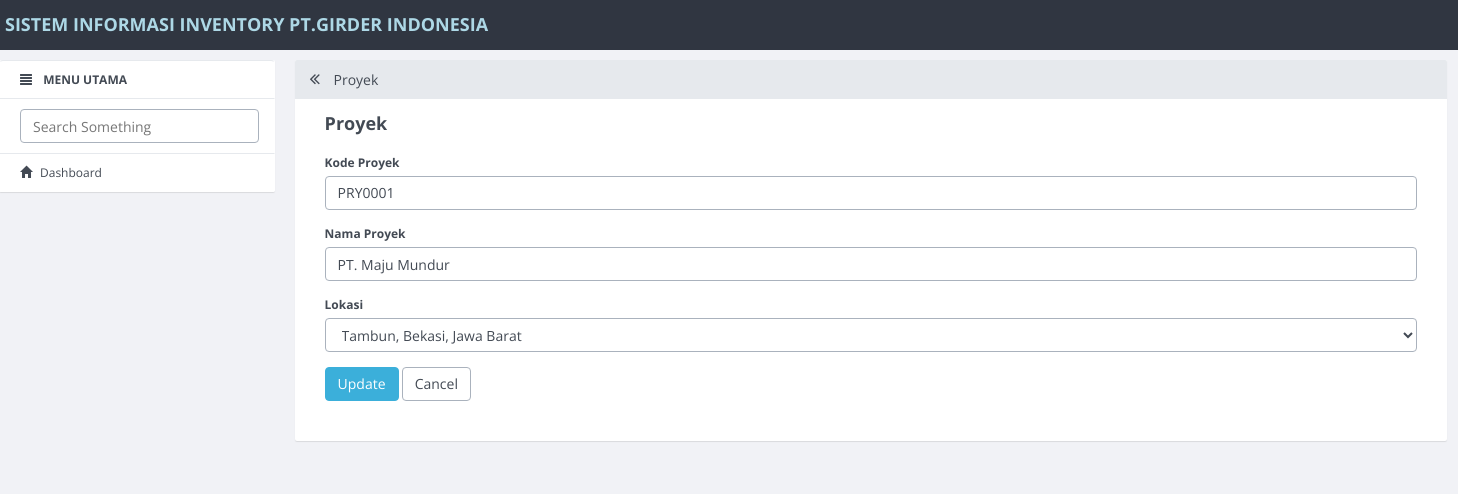
The page /proyek/update/5.html on the database its author committed.
### tables this page shows
CREATE TABLE `proyek` (
  `id_proyek` int(11) NOT NULL,
  `kd_proyek` varchar(225) NOT NULL,
  `nama_proyek` varchar(225) NOT NULL,
  `lokasi` varchar(225) NOT NULL,
  `luas_tanah` varchar(225) NOT NULL
);

### application/controllers/Proyek.php (called while the page is built, shortened)
<?php
class Proyek extends CI_Controller
{
  function __construct()
  {
    $this->load->model('Proyek_model');
    $this->load->model('No_urut');
    $this->load->library('form_validation');
  }
  public function update($id)
  {
    $row = $this->Proyek_model->get_by_id($id);
    if ($row) {
      $data = array(
        'button' => 'Update',
        'action' => site_url('proyek/update_action'),
        'id_proyek' => set_value('id_proyek', $row->id_proyek),
        'kd_proyek' => set_value('kd_proyek', $row->kd_proyek),
        'nama_proyek' => set_value('nama_proyek', $row->nama_proyek),
        'lokasi' => set_value('lokasi', $row->lokasi),
        'konten' => 'proyek/proyek_form',
        'judul' => 'Proyek',
      );
      $this->load->view('v_index', $data);
    } else {
      $this->session->set_flashdata('message', 'Record Not Found');
      redirect(site_url('proyek'));
    }
  }
}

### index.php (called while the page is built, shortened)
<?php
require_once BASEPATH.'core/CodeIgniter.php';

### application/models/Proyek_model.php (called while the page is built, shortened)
<?php
class Proyek_model extends CI_Model
{
  public $table = 'proyek';
  public $id = 'id_proyek';
  function get_by_id($id)
  {
    $this->db->where($this->id, $id);
    return $this->db->get($this->table)->row();
  }
}

### application/views/proyek/proyek_form.php (the view, shortened to what this page needs)
<form action="<?php echo $action; ?>" method="post" enctype="multipart/form-data">
    <div class="form-group">
        <label for="varchar">Kode Proyek <?php echo form_error('kd_proyek') ?></label>
        <input type="text" class="form-control" name="kd_proyek" id="kd_proyek" placeholder="Kode Proyek" value="<?php echo $kd_proyek; ?>" />
    </div>
    <div class="form-group">
        <label for="varchar">Nama Proyek <?php echo form_error('nama_proyek') ?></label>
        <input type="text" class="form-control" name="nama_proyek" id="nama_proyek" placeholder="Nama Proyek" value="<?php echo $nama_proyek; ?>" />
    </div>
    <div class="form-group">
        <label for="int">Lokasi</label>
        <select name="lokasi" class="form-control">
            <option value="<?php echo $lokasi ?>"><?php echo $lokasi ?></option>
        </select>
    </div>
    <button type="submit" class="btn btn-primary"><?php echo $button ?></button>
    <a href="<?php echo site_url('proyek') ?>" class="btn btn-default">Cancel</a>
</form>

### rows shown on the page
proyek: kd_proyek "PRY0001", nama_proyek "PT. Maju Mundur", lokasi "Tambun, Bekasi, Jawa Barat"

### other values the page prints
$judul "Proyek"
$button "Update"
